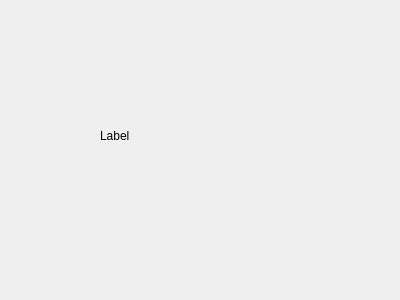
<?xml version="1.0" encoding="UTF-8"?>
<ui version="4.0">
 <class>Form</class>
 <widget class="QWidget" name="Form">
  <property name="geometry">
   <rect>
    <x>0</x>
    <y>0</y>
    <width>400</width>
    <height>300</height>
   </rect>
  </property>
  <property name="windowTitle">
   <string>Form</string>
  </property>
  <widget class="QLabel" name="label">
   <property name="geometry">
    <rect>
     <x>100</x>
     <y>70</y>
     <width>62</width>
     <height>131</height>
    </rect>
   </property>
   <property name="text">
    <string>Label</string>
   </property>
  </widget>
 </widget>
 <resources/>
 <connections/>
</ui>
